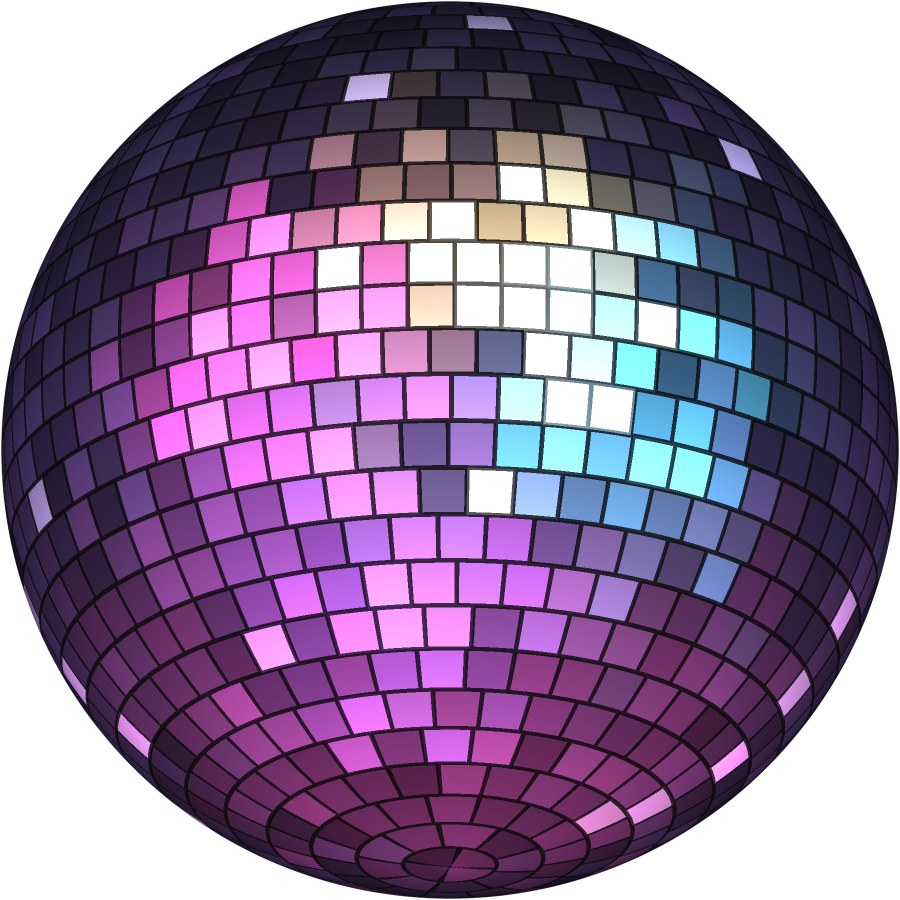
#> input picture poster/discoball.png, 1800 x 1800 px, found by its file name (shown at 1/2 size)
$ python make_advent.py out.png
#> lines starting #> are read from the running program, lines starting #| are printed output that depends on the picture; after the words box and inside, x2 and y2 are one past the last pixel; in counts of white or black regions, pixels touching at a corner belong together
"""Assets for the advent-calendar poster: stained red wood texture and a lit Christmas tree.
Usage: python3 make_advent.py <outdir>"""
import sys, math
import numpy as np
from PIL import Image, ImageDraw, ImageFilter

out = sys.argv[1]
rng = np.random.default_rng(2027)


def blur_x(a, r):
    c = np.cumsum(np.pad(a, ((0, 0), (r + 1, r)), mode='wrap'), axis=1)
    return (c[:, 2 * r + 1:] - c[:, :-2 * r - 1]) / (2 * r + 1)


def blur_y(a, r):
    return blur_x(a.T, r).T


# ---------- wood ----------
H, W = 2520, 1782
n1 = blur_y(blur_x(rng.standard_normal((H, W)), 260), 2)
n1 = n1 / n1.std()
n2 = blur_y(blur_x(rng.standard_normal((H, W)), 60), 1)
n2 = n2 / n2.std()
low = blur_y(blur_x(rng.standard_normal((H, W)), 400), 40)
low = low / low.std()
yy = np.arange(H)[:, None].astype(np.float64)
rings = np.sin(yy * .09 + low * 6 + n1 * 1.2)
grain = .55 * n1 + .35 * n2 + .45 * np.sign(rings) * np.abs(rings) ** 3
fine = blur_x(rng.standard_normal((H, W)), 8)
fine = fine / fine.std()
v = 1 + .10 * grain + .035 * fine + .06 * low
base = np.array([112, 26, 28], np.float64) / 255
img = np.clip(base[None, None, :] * v[..., None], 0, 1)
# darker streaks
img *= (1 - .18 * np.clip(rings - .6, 0, 1))[..., None]
import os
if not os.path.exists(f'{out}/wood.jpg'): Image.fromarray((img * 255).astype(np.uint8)).save(f'{out}/wood.jpg', quality=90)
print('wood ok')

# ---------- tree ----------
TW, TH = 1500, 2000
cx = TW / 2
top, bot = 170, 1880
tree = Image.new('RGBA', (TW, TH), (0, 0, 0, 0))
#> tree: PIL image 1500x2000 RGBA; every value is 0
d = ImageDraw.Draw(tree)


def halfw(y):
    t = (y - top) / (bot - top)
    return 30 + t * 640


# trunk
d.polygon([(cx - 26, bot - 120), (cx + 26, bot - 120), (cx + 34, bot + 60), (cx - 34, bot + 60)], fill=(58, 34, 20, 255))
# dark interior so gaps between branches read as depth, not holes
cone = Image.new('L', (TW, TH), 0)
#> cone: PIL image 1500x2000 L; every value is 0
ImageDraw.Draw(cone).polygon([(cx, top + 40), (cx + halfw(bot - 60) * .66, bot - 90), (cx - halfw(bot - 60) * .66, bot - 90)], fill=255)
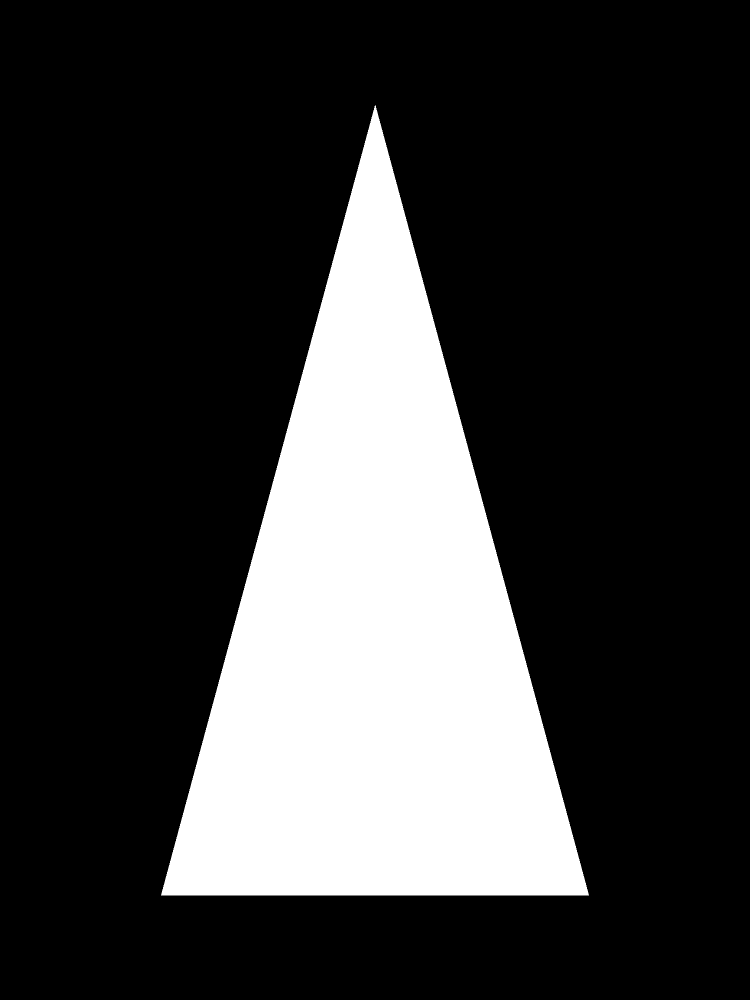
#> cone: PIL image 1500x2000 L (shown at 1/2 size); 22.6% white; 1 white region, box (x1, y1, x2, y2) and area: (322, 210, 1178, 1791) 677458
cone = cone.filter(ImageFilter.GaussianBlur(40))
dark = Image.new('RGBA', (TW, TH), (8, 22, 14, 255)); dark.putalpha(cone)
tree.alpha_composite(dark)
tiers = 34
for depth in (0, 1, 2):          # back (dark) -> front (light)
    for k in range(tiers):
        y0 = top + (bot - top - 80) * (k / tiers) ** .92 + 20
        w = halfw(y0 + 60)
        nb = int(10 + 26 * k / tiers)
        for b in range(nb):
            s = rng.uniform(-1, 1)
            if depth == 2 and abs(s) < .25 and rng.random() < .5:
                s *= 2.5
            ex = cx + s * w * rng.uniform(.75, 1.05)
            ey = y0 + abs(s) * 60 + rng.uniform(10, 70) + depth * 6
            sx = cx + s * 20
            steps = 18
            for i in range(steps):
                t = i / steps
                px = sx + (ex - sx) * t
                py = y0 + (ey - y0) * t + math.sin(t * math.pi) * -10
                for _ in range(5):
                    a = math.atan2(ey - y0, ex - sx) + rng.uniform(-1.4, 1.4)
                    L = rng.uniform(12, 26) * (1 - .35 * (1 - t))
                    shade = [(14, 44, 26), (24, 70, 38), (40, 98, 52)][depth]
                    jitter = rng.uniform(.75, 1.25)
                    tip = t > .7 and depth == 2
                    col = tuple(int(min(255, c * jitter * (1.35 if tip else 1))) for c in shade) + (255,)
                    d.line([(px, py), (px + math.cos(a) * L, py + math.sin(a) * L)], fill=col, width=int(rng.choice([2, 2, 3])))
print('needles ok')
T = np.asarray(tree).astype(np.float64) / 255
alpha = T[..., 3:4]
# shading: darker at edges and bottom-left, lit from front-centre
xx = (np.arange(TW)[None, :] - cx) / 700
ys = (np.arange(TH)[:, None] - top) / (bot - top)
light = np.clip(1.05 - .5 * np.abs(xx) - .2 * ys + .18 * np.clip(-xx, 0, 1), .38, 1.15)
rgb = T[..., :3] * light[..., None]
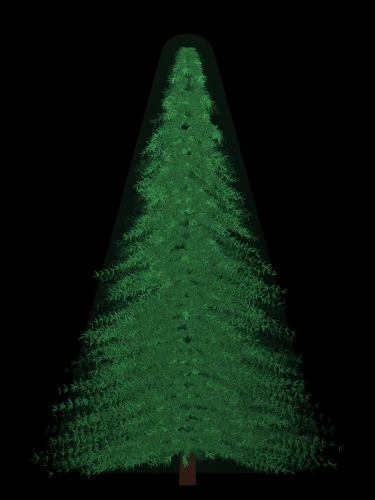
#> rgb: shape (2000, 1500, 3) float64 (shown at 1/4 size); mean R, G, B 0.0395, 0.0998, 0.0536


def glow_layer(points, color, rad, blur):
    g = Image.new('L', (TW, TH), 0)
    gd = ImageDraw.Draw(g)
    for (x, y, r) in points:
        gd.ellipse([x - r * rad, y - r * rad, x + r * rad, y + r * rad], fill=255)
    g = g.filter(ImageFilter.GaussianBlur(blur))
    return (np.asarray(g).astype(np.float64) / 255)[..., None] * np.array(color)[None, None, :]


# fairy lights inside the cone
pts = []
for i in range(240):
    y = rng.uniform(top + 60, bot - 90)
    x = cx + rng.uniform(-1, 1) * halfw(y) * .92
    pts.append((x, y, rng.uniform(.8, 1.4)))
#> this loop made 240 passes
#> (y, t in halfw, x) on passes 1 to 3: (894.5, 0.424, 487.9), (1643.6, 0.862, 299.8), (1368.9, 0.701, 616)
#> after the loop, pts = 240 items, first 6: (487.9, 894.5, 1.15), (299.8, 1643.6, 0.887), (616, 1368.9, 1.18), (704.3, 297.1, 0.85), (881.2, 825.8, 1.11), (853.8, 727, 0.933)
glow = glow_layer(pts, [1.0, .62, .28], 16, 22) * .55 + glow_layer(pts, [1, .9, .7], 3.5, 2) * 1.3
#> the loop in glow_layer, `for (x, y, r) in points:` made 240 passes
#> the loop in glow_layer (call 2), `for (x, y, r) in points:` made 240 passes
rgb = rgb + glow
alpha = np.maximum(alpha, np.clip(glow.max(axis=2, keepdims=True) * .9, 0, 1))
im = Image.fromarray((np.dstack([np.clip(rgb, 0, 1), np.clip(alpha, 0, 1)]) * 255).astype(np.uint8), 'RGBA')


def ball(r, col):
    s = int(r * 2 + 4)
    yy, xx = np.mgrid[0:s, 0:s].astype(np.float64)
    dx, dy = (xx - s / 2) / r, (yy - s / 2) / r
    rr = np.sqrt(dx * dx + dy * dy)
    z = np.sqrt(np.clip(1 - rr * rr, 0, 1))
    lam = np.clip(-.35 * dx - .45 * dy + .8 * z, 0, 1)
    c = np.array(col) / 255
    rgb = c[None, None, :] * (.25 + .9 * lam[..., None])
    spec = np.exp(-((dx + .38) ** 2 + (dy + .42) ** 2) / .02)
    rgb = rgb + spec[..., None] * .95 + np.exp(-((dx - .3) ** 2 + (dy - .45) ** 2) / .03)[..., None] * np.array([1, .8, .5]) * .45
    a = np.clip((1 - rr) * r, 0, 1)
    return Image.fromarray((np.dstack([np.clip(rgb, 0, 1), a]) * 255).astype(np.uint8), 'RGBA')


# garland swags of gold beads
gd = ImageDraw.Draw(im)
for k, yb in enumerate(np.linspace(top + 260, bot - 220, 6)):
    w = halfw(yb)
    for i in range(70):
        t = i / 69
        x = cx - w * .9 + 2 * w * .9 * t
        y = yb + math.sin(t * math.pi) * 70 - (t - .5) * 60 * (1 if k % 2 else -1)
        if abs(x - cx) > halfw(y) * .95:
            continue
        b = ball(5.5, (220, 170, 70))
        im.alpha_composite(b, (int(x - b.width / 2), int(y - b.height / 2)))
# ornaments
cols = [(200, 20, 30), (210, 160, 60), (190, 25, 40), (230, 190, 90), (160, 10, 25)]
disco = Image.open(f'{out}/discoball.png').convert('RGBA')
#> disco is the input picture: PIL image 1800x1800 RGBA; mean R, G, B, A 85.4, 62.5, 96.5, 199.1
placed = []
for i in range(46):
    for _ in range(40):
        y = rng.uniform(top + 160, bot - 120)
        x = cx + rng.uniform(-1, 1) * halfw(y) * .85
        r = rng.uniform(17, 30) * (.7 + .5 * (y - top) / (bot - top))
        if all((x - px) ** 2 + (y - py) ** 2 > (r + pr + 14) ** 2 for px, py, pr in placed):
            break
    placed.append((x, y, r))
    if i % 7 == 3:
        b = disco.resize((int(r * 2.2), int(r * 2.2)), Image.LANCZOS)
    else:
        b = ball(r, cols[i % len(cols)])
    gd.line([(x, y - r - 10), (x, y - r)], fill=(200, 170, 90, 255), width=2)
    im.alpha_composite(b, (int(x - b.width / 2), int(y - b.height / 2)))
#> this loop made 46 passes
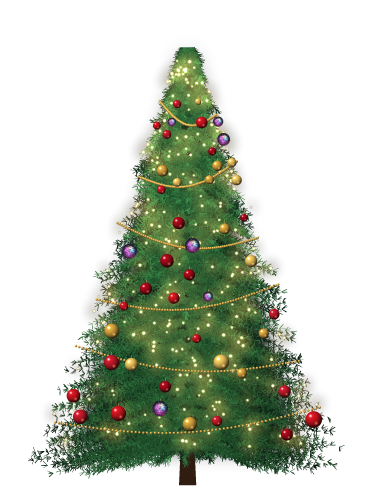
#> im: PIL image 1500x2000 RGBA (shown at 1/4 size); mean R, G, B, A 25.1, 32.8, 17.9, 81.8; transparent parts drawn white
#> after the loop, placed = 46 items, first 6: (627.9, 502.4, 16.1), (869, 663.6, 21.4), (320.7, 1666.8, 29.56), (641.4, 1635.1, 28.74), (757.1, 1099.7, 23.07), (473.2, 1653.4, 31.25)
# front needle tips over the ornaments (they sit inside the branches)
fd = ImageDraw.Draw(im)
for k in range(2600):
    y = rng.uniform(top + 80, bot - 70)
    x = cx + rng.uniform(-1, 1) * halfw(y) * .95
    a = rng.uniform(0, math.pi) + .2
    L = rng.uniform(10, 22)
    g = rng.uniform(.8, 1.3)
    fd.line([(x, y), (x + math.cos(a) * L, y + math.sin(a) * L)], fill=(int(34 * g), int(86 * g), int(46 * g), 255), width=2)
#> this loop made 2600 passes
#> (y, t in halfw, x, a, L, g) on passes 1 to 3: (1368.5, 0.701, 501.5, 0.928, 21.63, 0.928), (1650.4, 0.866, 713.8, 0.254, 12.98, 1.02), (291, 0.0708, 813.9, 0.661, 16.6, 0.836)
# a touch of desaturation + warm ambient so the tree sits in the warm niche
A = np.asarray(im).astype(np.float64) / 255
lum = A[..., :3].mean(axis=2, keepdims=True)
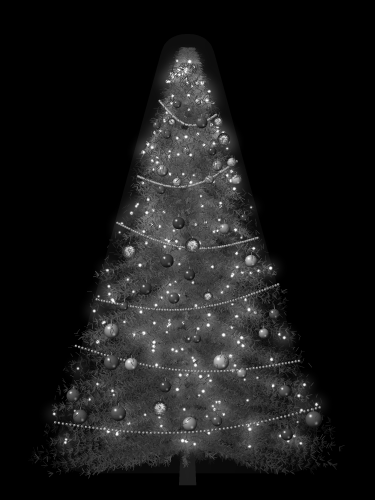
#> lum: shape (2000, 1500, 1) float64 (shown at 1/4 size); min 0, max 1, mean 0.0971
A[..., :3] = (A[..., :3] * .85 + lum * .15) * np.array([1.04, 1.0, .9])
im = Image.fromarray((np.clip(A, 0, 1) * 255).astype(np.uint8), 'RGBA')
gd = ImageDraw.Draw(im)
# star on top
star = Image.new('RGBA', (TW, TH), (0, 0, 0, 0))
sd = ImageDraw.Draw(star)
sp = []
for i in range(10):
    a = -math.pi / 2 + i * math.pi / 5
    R = 95 if i % 2 == 0 else 40
    sp.append((cx + math.cos(a) * R, top - 30 + math.sin(a) * R))
#> this loop made 10 passes
#> a on passes 1 to 8: -1.57, -0.942, -0.314, 0.314, 0.942, 1.57, 2.2, 2.83
#> after the loop, sp = [(750, 45), (773.5, 107.6), (840.4, 110.6), (788, 152.4), (805.8, 216.9), (750, 180), (694.2, 216.9), (712, 152.4), (659.6, 110.6), (726.5, 107.6)]
sd.polygon(sp, fill=(255, 205, 90, 255))
sg = star.filter(ImageFilter.GaussianBlur(30))
im.alpha_composite(sg)
im.alpha_composite(sg)
im.alpha_composite(star)
# highlight facet on star
sd2 = ImageDraw.Draw(im)
sd2.polygon([(cx, top - 125), (cx + 16, top - 40), (cx, top - 30)], fill=(255, 245, 200, 255))
im.save(f'{out}/tree.png', optimize=True)
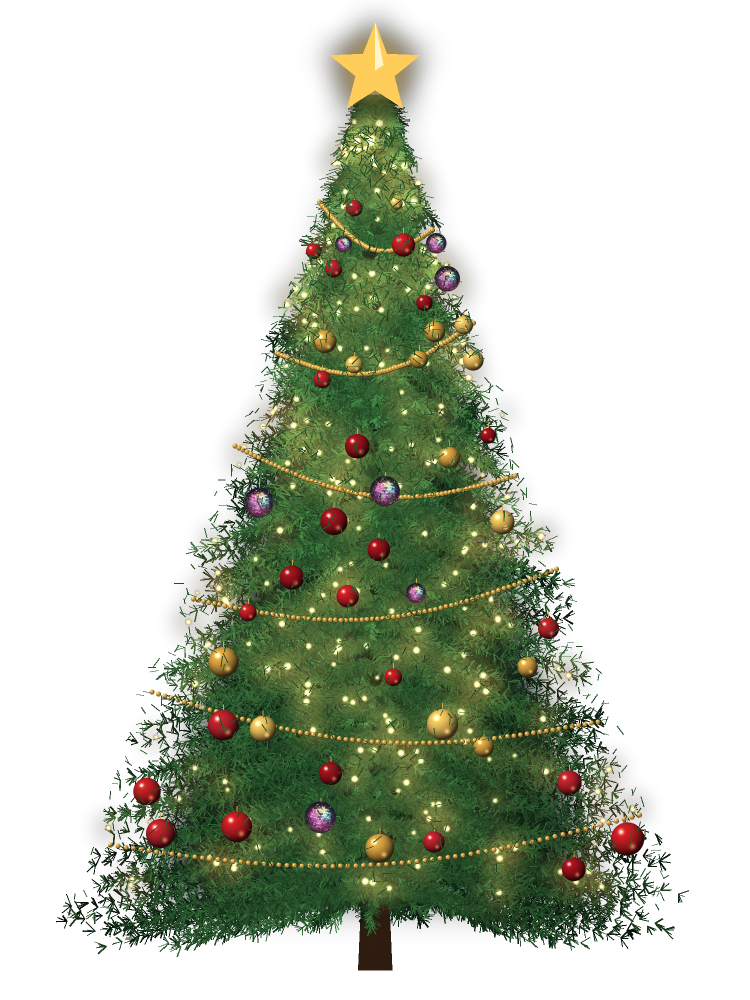
#> saved as tree.png: PIL image 1500x2000 RGBA (shown at 1/2 size); mean R, G, B, A 26.1, 32.2, 17.2, 84.2; transparent parts drawn white
print('tree ok', im.size)
#| tree ok (1500, 2000)

$ run again, with poster/cloth.png copied over poster/discoball.png
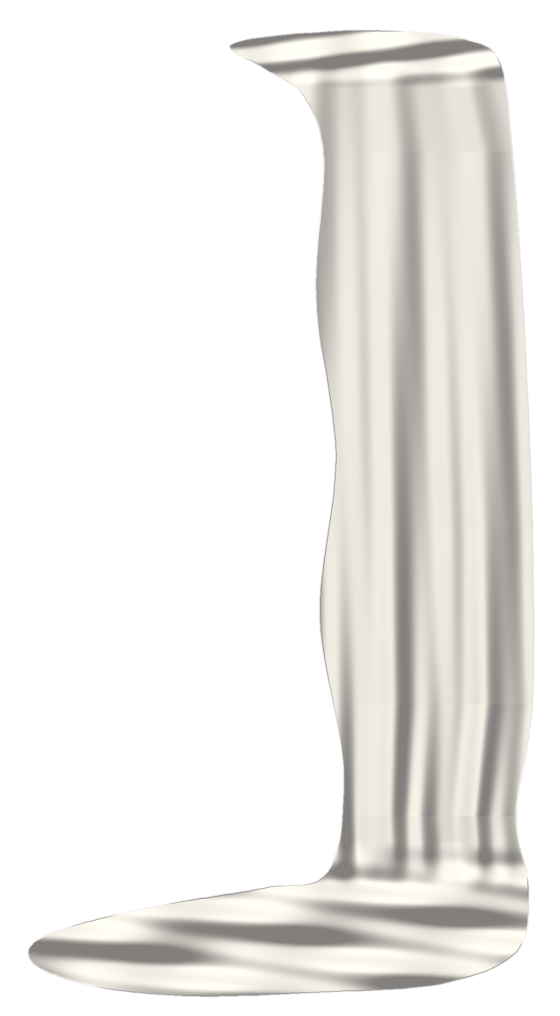
#> input picture poster/cloth.png, 1120 x 2032 px, found by its file name (shown at 1/2 size)
#> the loop `for i in range(240):` made 240 passes
#> (y, t in halfw, x) on passes 1 to 3: (894.5, 0.424, 487.9), (1643.6, 0.862, 299.8), (1368.9, 0.701, 616)
#> after the loop `for i in range(240):`: pts = 240 items, first 6: (487.9, 894.5, 1.15), (299.8, 1643.6, 0.887), (616, 1368.9, 1.18), (704.3, 297.1, 0.85), (881.2, 825.8, 1.11), (853.8, 727, 0.933)
#> the loop in glow_layer, `for (x, y, r) in points:` made 240 passes
#> the loop in glow_layer (call 2), `for (x, y, r) in points:` made 240 passes
#> disco is the input picture: PIL image 1120x2032 RGBA; mean R, G, B, A 191, 187.1, 180.6, 96.3
#> the loop `for i in range(46):` made 46 passes
#> after the loop `for i in range(46):`: placed = 46 items, first 6: (627.9, 502.4, 16.1), (869, 663.6, 21.4), (320.7, 1666.8, 29.56), (641.4, 1635.1, 28.74), (757.1, 1099.7, 23.07), (473.2, 1653.4, 31.25)
#> the loop `for k in range(2600):` made 2600 passes
#> (y, t in halfw, x, a, L, g) on passes 1 to 3: (1368.5, 0.701, 501.5, 0.928, 21.63, 0.928), (1650.4, 0.866, 713.8, 0.254, 12.98, 1.02), (291, 0.0708, 813.9, 0.661, 16.6, 0.836)
#> `lum = A[..., :3].mean(axis=2, keepdims=True)`:
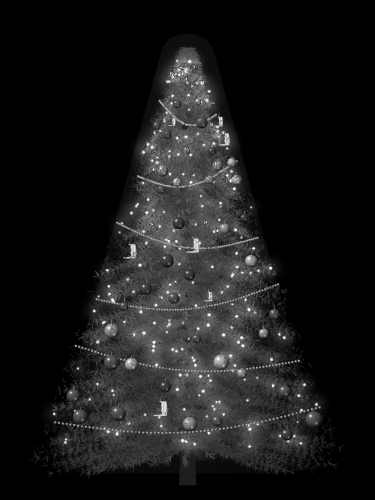
#> lum: shape (2000, 1500, 1) float64 (shown at 1/4 size); min 0, max 1, mean 0.0977
#> the loop `for i in range(10):` made 10 passes
#> a on passes 1 to 8: -1.57, -0.942, -0.314, 0.314, 0.942, 1.57, 2.2, 2.83
#> after the loop `for i in range(10):`: sp = [(750, 45), (773.5, 107.6), (840.4, 110.6), (788, 152.4), (805.8, 216.9), (750, 180), (694.2, 216.9), (712, 152.4), (659.6, 110.6), (726.5, 107.6)]
#> `im.save(f'{out}/tree.png', optimize=True)`:
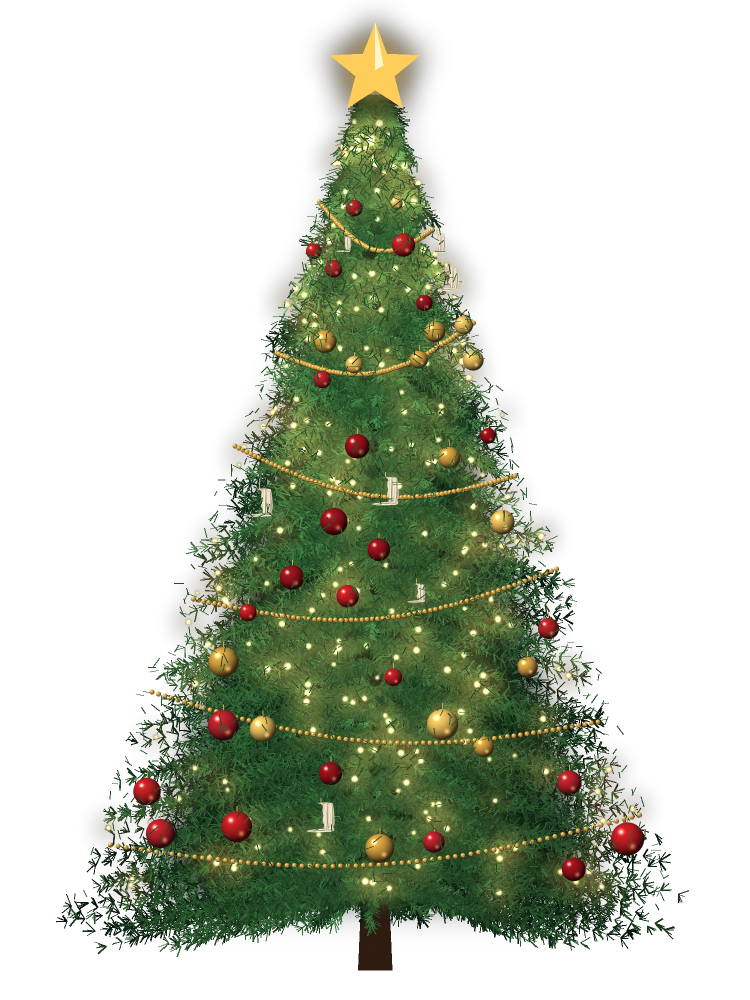
#> saved as tree.png: PIL image 1500x2000 RGBA (shown at 1/2 size); mean R, G, B, A 26.3, 32.4, 17.2, 84.1; transparent parts drawn white
#| tree ok (1500, 2000)
